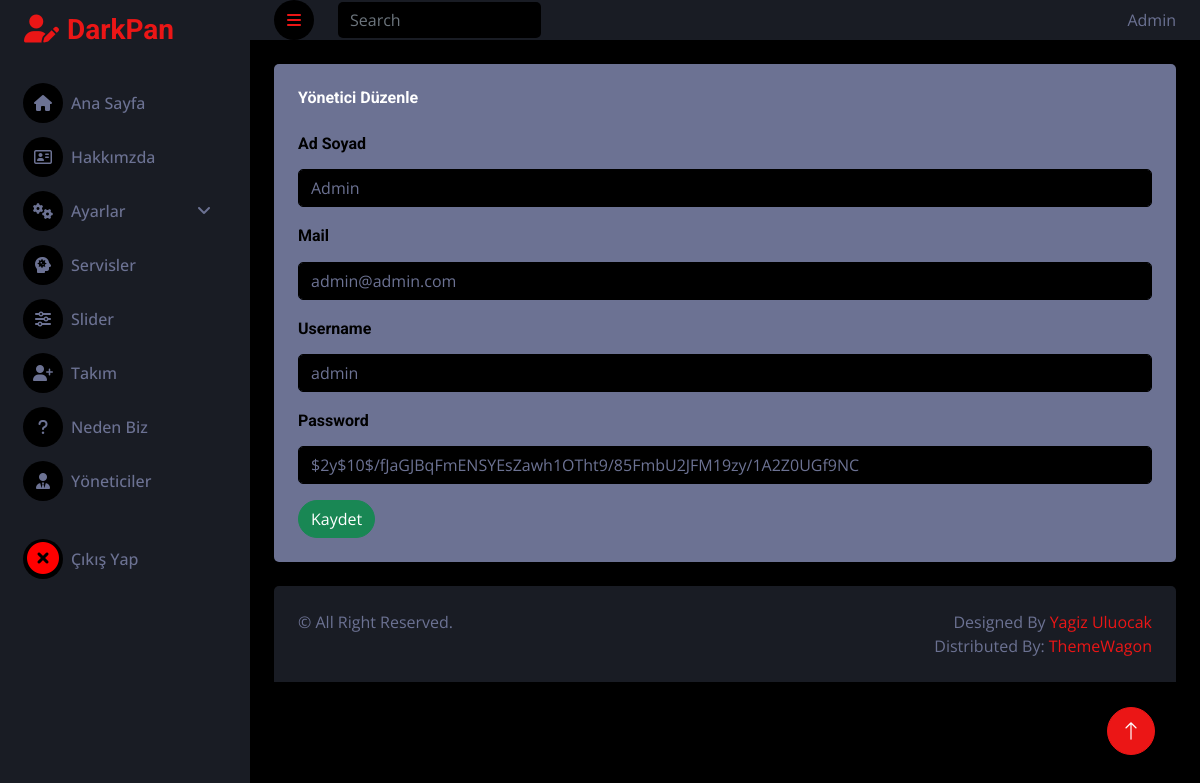
The app's page /admin/pages/yonetici-duzenle.php?yonetici_id=1&islem=yoneticiGuncelle (signed in) with its own data.
### tables this page shows
CREATE TABLE `yonetici` (
  `yonetici_id` int(11) NOT NULL,
  `yonetici_adsoyad` varchar(100) NOT NULL,
  `yonetici_mail` varchar(255) NOT NULL,
  `yonetici_username` varchar(255) NOT NULL,
  `yonetici_password` varchar(255) NOT NULL
);

### admin/controller/yonetici.controller.php (called while the page is built, shortened)
<?php
    $tablo_Ad = "yonetici";
    $id_alan_isim = "yonetici_id";
    if(isset($_GET[$id_alan_isim]))
    {
        $tablo_id = $_GET["yonetici_id"];
        $VeriId = new Veri();
        $veriIdGetir = $VeriId->veriIdGetir($tablo_Ad, $id_alan_isim, $tablo_id);
    }
?>

### admin/classes/functions.class.php (called while the page is built, shortened)
<?php
class Veri extends Db
{
    public function veriIdGetir($tablo_Ad, $id_alan_isim, $tablo_id)
    {
        $this->tablo_ad = $tablo_Ad;
        $this->id_alan_isim = $id_alan_isim;
        $this->tablo_id = $tablo_id;
        $query = "SELECT * FROM ".$this->tablo_ad." WHERE ".$this->id_alan_isim." = ?";
        $stmt = $this->connect()->prepare($query);
        $stmt->execute([$this->tablo_id]);
        return $stmt->fetch();
    }
}
?>

### admin/classes/db.class.php (called while the page is built)
<?php
class Db
{
    private $host = "localhost";
    private $username = "root";
    private $password = "";
    private $dbname = "kurumsal-tanitim";
    protected function connect()
    {
        try
        {
            $dsn = "mysql:host=".$this->host.";dbname=".$this->dbname;
            $pdo = new PDO($dsn,$this->username,$this->password);
            $pdo->setAttribute(PDO::ATTR_ERRMODE, PDO::ERRMODE_EXCEPTION);
            $pdo->setAttribute(PDO::ATTR_DEFAULT_FETCH_MODE, PDO::FETCH_OBJ);
            return $pdo;
        }
        catch(PDOException $e)
        {
            echo "Bağlantı Hatası: ".$e->getMessage();
        }
    }
}
?>

### admin/pages/yonetici-duzenle.php (the view, shortened to what this page needs)
<?php
require_once('../classes/db.class.php');
include "../classes/functions.class.php";
include "../inc/_header.php";
include "../controller/yonetici.controller.php";
?>
<?php
if(!isset($_SESSION["yonetici_username"]))
{
    header("location:login.php");
}
else
{
  ?>
   <body>
     <div class="container-fluid position-relative d-flex p-0">
       <?php include "../inc/_sidebar.php";?>
       <div class="content">
         <?php include "../inc/_navbar.php";?>
         <div class="container-fluid pt-4 px-4">
           <div class="row g-4 h-100" >
             <div class="col-sm-12 col-xl-12">
               <div class="col">
                 <div class="bg-light rounded p-4" style="height: 100%;">
                     <h6 class="mb-4">Yönetici Düzenle</h6>
                     <form method="POST" enctype="multipart/form-data">
                         <div class="mb-3">
                           <label for="yonetici_adsoyad" class="form-label"> <h6 style="color: black;">Ad Soyad</h6></label>
                           <input class="form-control bg-dark" type="text" id="yonetici_adsoyad" name="yonetici_adsoyad" value="<?php echo $veriIdGetir->yonetici_adsoyad ?>">
                         </div>
                         <div class="mb-3">
                           <label for="yonetici_mail" class="form-label"><h6 style="color: black;">Mail</h6></label>
                           <input type="text" class="form-control" id="yonetici_mail" name="yonetici_mail" value="<?php echo $veriIdGetir->yonetici_mail ?>">
                         </div>
                         <div class="mb-3">
                           <label for="yonetici_username" class="form-label"><h6 style="color: black;">Username</h6></label>
                           <input type="text" class="form-control" id="yonetici_username" name="yonetici_username" value="<?php echo $veriIdGetir->yonetici_username ?>">
                         </div>
                         <div class="mb-3">
                           <label for="yonetici_password" class="form-label"><h6 style="color: black;">Password</h6></label>
                           <input type="text" class="form-control" id="yonetici_password" name="yonetici_password" value="<?php echo $veriIdGetir->yonetici_password ?>">
                         </div>
                         <button type="submit" class="btn btn-success rounded-pill" name="submit">Kaydet</button>
                     </form>
                 </div>
               </div>
             </div>
           </div>
         </div>
         <?php include "../inc/_footer.php";?>
       </div>
       <a href="#" class="btn btn-lg btn-primary btn-lg-square back-to-top">
         <i class="bi bi-arrow-up"></i>
       </a>
     </div>
   </body>
   </html>
  <?php
}
?>

### admin/css-js/style.css (style rules this page uses)
:root { --primary: #EB1616; --secondary: #191C24; --light: #6C7293; --dark: #000000; }
.back-to-top { position: fixed; display: none; right: 45px; bottom: 45px; z-index: 99; }
.btn { transition: .5s; }
.btn-lg-square { width: 48px; height: 48px; }
.btn-square, .btn-sm-square, .btn-lg-square { padding: 0; display: inline-flex; align-items: center; justify-content: center; font-weight: normal; border-radius: 50px; }
.content { margin-left: 250px; min-height: 100vh; background: var(--dark); transition: 0.5s; }
@media (min-width: 992px) { .content { width: calc(100% - 250px); } }

### records on screen
yonetici: yonetici_adsoyad "Admin", yonetici_mail "admin@admin.com", yonetici_username "admin", yonetici_password "$2y$10$/fJaGJBqFmENSYEsZawh1OTht9/85FmbU2JFM19zy/1A2Z0UGf9NC"

### other values on screen
$_SESSION["yonetici_adsoyad"] "Admin"
